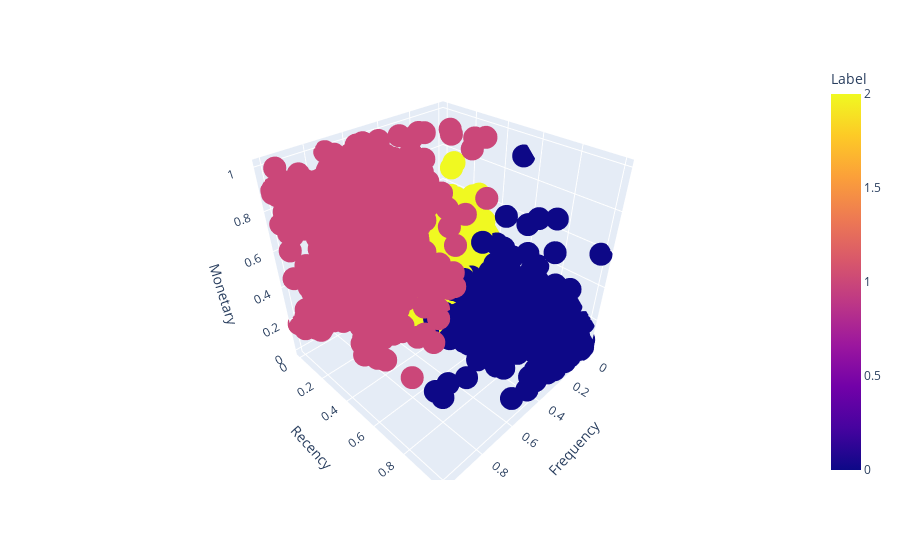

Source (notebook cell):
### Markdown cell above
`Clustring of Customers on the basis of Label in 3D plane`

### Code cell
import plotly.express as px

fig = px.scatter_3d(rfm_df, x='Frequency', y='Recency', z='Monetary', color='Label')
fig.show()

### Figure 1 — Plotly figure (JSON) as saved in the notebook; plotly's stock layout.template omitted (floating-point values rounded to 4 significant figures; data arrays with more than 128 entries replaced by an {"elided": "..."} marker saying what was removed)
{"data": [{"hovertemplate": "Frequency=%{x}<br>Recency=%{y}<br>Monetary=%{z}<br>Label=%{marker.color}<extra></extra>", "legendgroup": "", "marker": {"color": {"elided": "3579 int values"}, "coloraxis": "coloraxis", "symbol": "circle"}, "mode": "markers", "name": "", "scene": "scene", "showlegend": false, "type": "scatter3d", "x": {"elided": "3579 float values"}, "y": {"elided": "3579 float values"}, "z": {"elided": "3579 float values"}}], "layout": {"coloraxis": {"colorbar": {"title": {"text": "Label"}}, "colorscale": [[0, "#0d0887"], [0.1111, "#46039f"], [0.2222, "#7201a8"], [0.3333, "#9c179e"], [0.4444, "#bd3786"], [0.5556, "#d8576b"], [0.6667, "#ed7953"], [0.7778, "#fb9f3a"], [0.8889, "#fdca26"], [1, "#f0f921"]]}, "legend": {"tracegroupgap": 0}, "margin": {"t": 60}, "scene": {"domain": {"x": [0, 1], "y": [0, 1]}, "xaxis": {"title": {"text": "Frequency"}}, "yaxis": {"title": {"text": "Recency"}}, "zaxis": {"title": {"text": "Monetary"}}}}}
